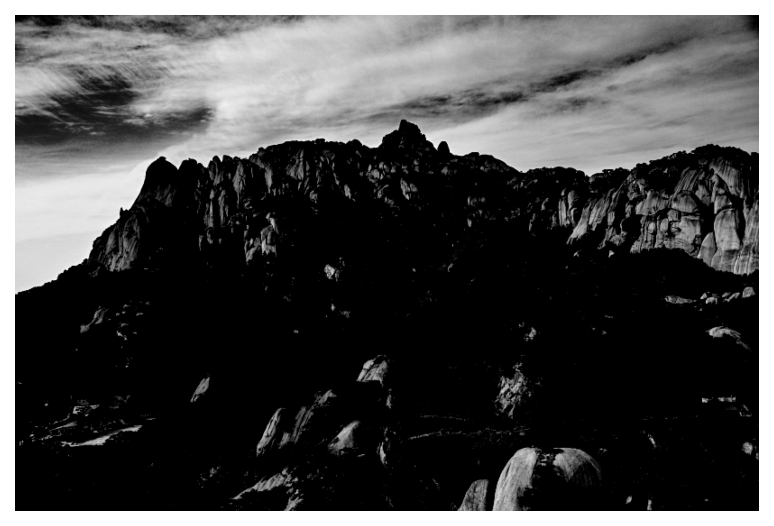
#> input picture reverse_image/reconstructed_c_1000.png, 1548 x 1052 px, given in place of Raw.jpg, which was not available (shown at 1/2 size)
$ python convert.py
#> lines starting #> are read from the running program, lines starting #| are printed output that depends on the picture; long printed decimals are rounded; pictures that were not available may be replaced by others from this repository, and a replacement may not be noted
import cv2
import matplotlib.pyplot as plt
import numpy as np
from scipy.sparse import coo_matrix
from scipy.signal import convolve2d

# Read image
img = cv2.imread("Raw.jpg")
#> img is the input picture: shape (1052, 1548, 3); min 0, max 255, mean 73.3
if img is None:
    raise FileNotFoundError("Could not read image.")

# Pre-processing
scale_percent = 10
width = int(img.shape[1] * scale_percent / 100)
#> width = 154
height = int(img.shape[0] * scale_percent / 100)
#> height = 105
dim = (width, height)
#> dim = (154, 105)

resized = cv2.resize(img, dim, interpolation=cv2.INTER_AREA)
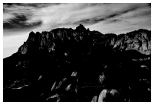
#> resized: shape (105, 154, 3); min 0, max 255, mean 73.3

img_rgb = cv2.cvtColor(resized, cv2.COLOR_BGR2RGB)
# plt.imshow(img_rgb)
# plt.show()
# print(img_rgb.shape)
img_gray = cv2.cvtColor(img_rgb, cv2.COLOR_RGB2GRAY)
plt.figure()
plt.imshow(img_gray, cmap='gray')
plt.axis("off")
plt.savefig("gray.png", dpi=300, bbox_inches="tight")

# Convolution
kernel = np.array([[0, -1, 0],
                   [-1, 4, -1],
                   [0, -1, 0]], dtype=np.float32)
result = convolve2d(img_gray, kernel, mode='same', boundary='symm')
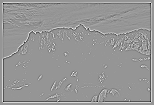
#> result: shape (105, 154) float32; min -567, max 397, mean 0; drawn with min black and max white

# Show and save
plt.figure()
plt.imshow(result, cmap='gray')
plt.axis("off")
plt.savefig("result_of_convolution.png", dpi=300, bbox_inches="tight")
# plt.show()

def reflect_idx(i: int, n: int) -> int:
    """Mirror index for scipy.signal.convolve2d(..., boundary='symm')."""
    if i < 0:
        return -i - 1
    if i >= n:
        return 2 * n - i - 1
    return i


def build_laplacian_matrix_symm(h, w):
    # Build matrix
    rows = []
    cols = []
    data = []

    offsets = [
        (0, 0, 4.0),
        (0, -1, -1.0),  # left
        (0, 1, -1.0),   # right
        (-1, 0, -1.0),  # up
        (1, 0, -1.0),   # down
    ]

    for r in range(h):
        for c in range(w):
            row_idx = r * w + c
            for dr, dc, val in offsets:
                rr = reflect_idx(r + dr, h)
                cc = reflect_idx(c + dc, w)
                col_idx = rr * w + cc
                rows.append(row_idx)
                cols.append(col_idx)
                data.append(val)

    n = h * w
    return coo_matrix((data, (rows, cols)), shape=(n, n), dtype=np.float64).tocsr()

# Source
# https://github.com/hanyoseob/matlab-CG?tab=readme-ov-file
def conjgrad(A, b, x, tol=1e-10, max_iters=500):
    """Conjugate gradient solver matching the provided MATLAB routine."""
    if max_iters is None:
        max_iters = len(b)

    b = b.astype(np.float64, copy=False)
    x = x.astype(np.float64, copy=False)

    r = b - A @ x
    r = r - np.mean(r)
    p = r.copy()
    rsold = float(r @ r)

    for i in range(max_iters):
        Ap = A @ p
        denom = float(p @ Ap)
        if abs(denom) < 1e-14:
            print(f"CG stopped early at iter {i}: denominator near zero.")
            break

        alpha = rsold / denom
        if not np.isfinite(alpha):
            print(f"CG stopped early at iter {i}: non-finite alpha.")
            break

        x = x + alpha * p
        r = r - alpha * Ap
        r = r - np.mean(r)
        rsnew = float(r @ r)

        if np.sqrt(rsnew) < tol:
            print(f"CG converged at iter {i + 1}, residual={np.sqrt(rsnew):.3e}")
            break

        p = r + (rsnew / rsold) * p
        p = p - np.mean(p)
        rsold = rsnew

        if i % 500 == 0 or i == max_iters - 1:
            reshaped_x = x.reshape(H, W)
            plt.figure()
            plt.imshow(np.clip(reshaped_x, 0, 255), cmap='gray')
            plt.axis("off")
            plt.savefig(f"reconstructed_c_{i}.png", dpi=300, bbox_inches="tight")

    return x

# Matrix form y = A x (x is flattened grayscale image)
H, W = img_gray.shape
#> H = 105; W = 154
A = build_laplacian_matrix_symm(H, W)
x_vec = img_gray.astype(np.float32).reshape(-1)
#> x_vec = 16170 values, max 255 at index 0, min 0 at index 465, mean 73.33
y_vec = A @ x_vec
#> y_vec = 16170 values, max 397 at index 11161, min -567 at index 465, mean 0
y_from_A = y_vec.reshape(H, W)

plt.figure()
plt.imshow(y_from_A, cmap='gray')
plt.axis("off")
plt.savefig("result_from_matrix.png", dpi=300, bbox_inches="tight")

# Inverse (solve A x = y) using conjugate gradient
b_vec = result.astype(np.float32).reshape(-1)
#> b_vec has the same summary as y_vec
x0 = np.zeros_like(b_vec, dtype=np.float32)
#> x0 = 16170 values from 0 to 0
x_cg = conjgrad(
    A,
    b_vec,
    x0,
    tol=1e-8,
    max_iters=10000,
)
#> in conjgrad, `b = b.astype(np.float64, copy=False)`: b has the same summary as y_vec outside conjgrad
#> in conjgrad, `r = b - A @ x`: r has the same summary as y_vec outside conjgrad
#> in conjgrad, `p = r.copy()`: p has the same summary as y_vec outside conjgrad
#> in conjgrad, `rsold = float(r @ r)`: rsold = 72380452
#> the loop in conjgrad, `for i in range(max_iters):` made 767 passes
#> (denom, alpha, rsnew, rsold) on passes 1 to 3: (249365868, 0.29, 14115685, 14115685), (49100519.3, 0.287, 6385177.6, 6385177.6), (16427672.8, 0.389, 3452570.7, 3452570.7)
#> pass 1, in conjgrad, `plt.savefig(f"reconstructed_c_{i}.png", dpi=300, bbox_inches="tight")`:
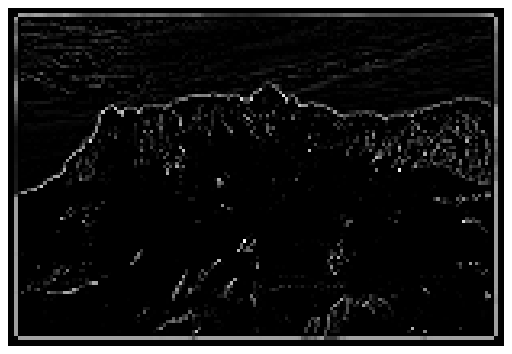
#> figure drawn by matplotlib, 1 panel
#> after the loop in conjgrad, `for i in range(max_iters):`: p = 16170 values, max 5.58e-09 at index 16116, min -7.05e-09 at index 923, mean -1.31e-26; r = 16170 values, max 2.21e-09 at index 6532, min -2.09e-09 at index 8170, mean -1.64e-27; x = 16170 values, max 181.7 at index 153, min -73.33 at index 15699, mean 3.6e-15
#> x_cg has the same summary as x in conjgrad

x_cg_img = x_cg.reshape(H, W)

plt.figure()
plt.imshow(np.clip(x_cg_img, 0, 255), cmap='gray')
plt.axis("off")
plt.savefig("reconstructed_cg.png", dpi=300, bbox_inches="tight")
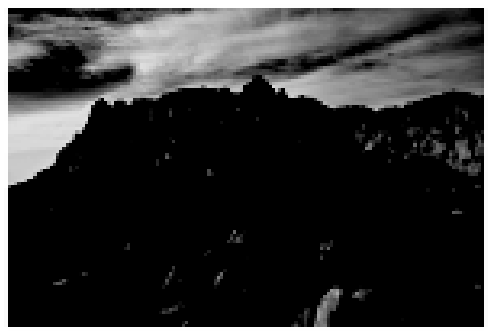
#> figure drawn by matplotlib, 1 panel

rec_mae = np.mean(np.abs(x_cg_img - img_gray.astype(np.float32)))
#> rec_mae = 73.33
res_norm = np.linalg.norm((A @ x_cg) - b_vec)
#> res_norm = 6.78e-08
print(f"CG reconstruction MAE (no mean alignment): {rec_mae:.6f}")
#| CG reconstruction MAE (no mean alignment): 73.330
print(f"CG residual norm ||Ax-b||: {res_norm:.6e}")
#| CG residual norm ||Ax-b||: 6.784734e-08
